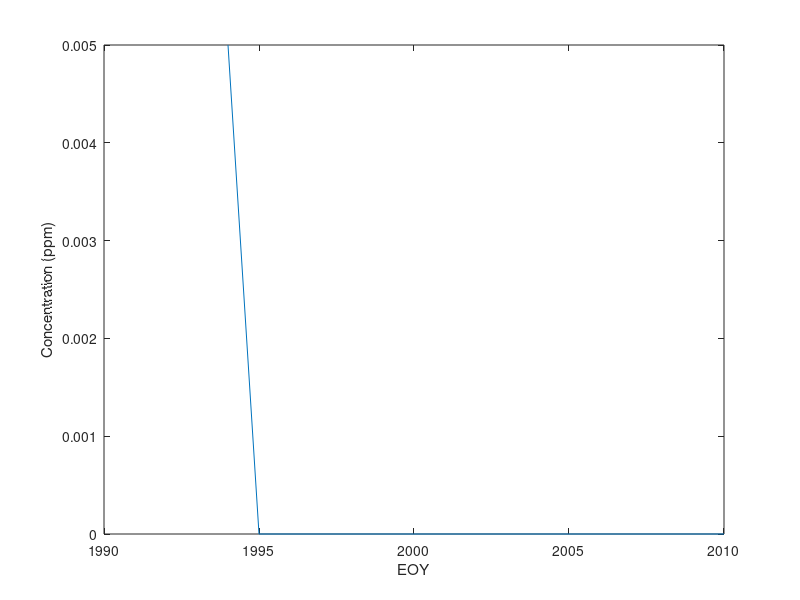

Recreate this plot in MATLAB.
lakeVolume = 5 * (10 ^ 7); % m^3
lakeArea = 4 * (10 ^ 6); % m^2
initConcentration = 5 * (10 ^ -3); % ppm or mg/lit or gr/m^3
riverDischarge = 4.5 * (10 ^ 5); % m^3/yr
sedimentRate = 8; % m/yr
populationGrowthRate = 0.15; % 1/yr
producedPhosphorus = zeros(1, 17); % calculate produced phosphorus in ppm from 1995 through 2010 in this array
calculatedConcentration = zeros(1, 17); % calculate concentration in this array
calculatedConcentration(1) = initConcentration;
phosphorusDensity = 1820; % kg/m^3 assumed used to calculate sedimantary phosphorus mass
sedimantaryPhosphorus = (lakeArea * sedimentRate * phosphorusDensity * 1000)/(lakeVolume); % ppm/yr

for i = 1:length(calculatedConcentration) - 1
    producedPhosphorus(i + 1) = (0.5 * 250 * (exp(populationGrowthRate * (i - 1))) * 1000)/(lakeVolume);
    calculatedConcentration(i + 1) = initConcentration + producedPhosphorus(i + 1) -  sedimantaryPhosphorus;
    % assuming control volume is well mixed, phosphorus concentration at
    % inflow river is zero, phosphorus concentration at outflow river is
    % simple mean concentration at lake SOY and EOY 
    calculatedConcentration(i + 1) = calculatedConcentration(i + 1) - ((riverDischarge * ((calculatedConcentration(i) + calculatedConcentration(i + 1))/2))/lakeVolume);
    if calculatedConcentration(i + 1) < 0
        calculatedConcentration(i + 1) = 0; % prevent concentration to be negative
    end
end
x = 1994:1:2010;
% initiating plot with labels
figure;
plot(x, calculatedConcentration);
xlabel('EOY');
ylabel('Concentration (ppm)');
